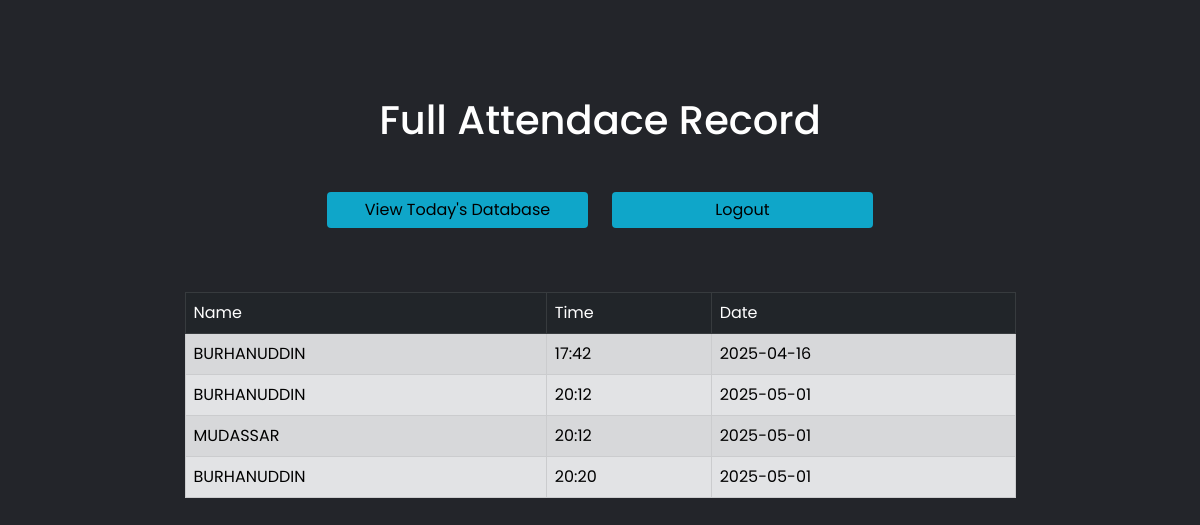
Page /whole on the earlier database version.
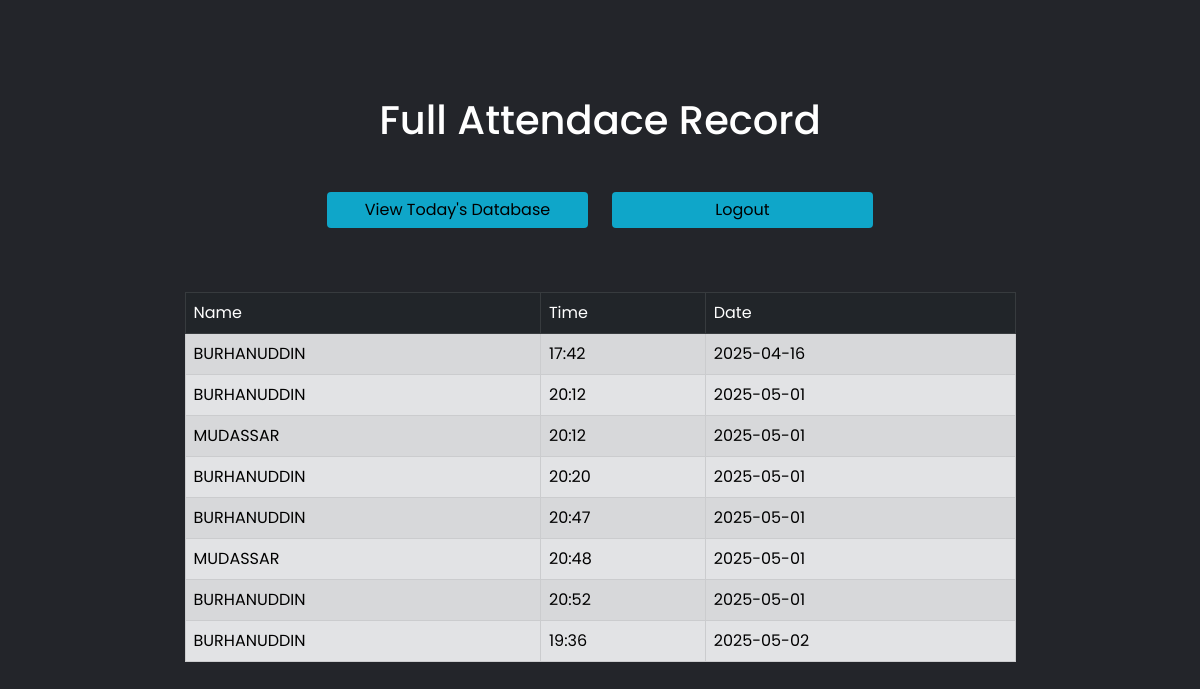
Same page on the later database version.
### tables this page shows
CREATE TABLE Attendance (NAME TEXT, Time TEXT, Date TEXT);

### app.py (the view)
@app.route('/whole',methods=["GET","POST"])
def whole():
    today=date.today()
    conn = sqlite3.connect('information.db')
    conn.row_factory = sqlite3.Row
    cur = conn.cursor()
    cursor = cur.execute("SELECT DISTINCT NAME,Time, Date from Attendance")
    rows=cur.fetchall()
    return render_template('AttendanceList.html',rows=rows)

### templates/AttendanceList.html (shortened to what this page needs)
<!doctype html>
<html lang="en">
<head>
  <link href="https://cdn.jsdelivr.net/npm/bootstrap@5.0.2/dist/css/bootstrap.min.css" rel="stylesheet"
>
  <link rel="stylesheet" href="{{ url_for('static', filename='css/style.css') }}">
</head>
<body>
    <div class="container">
        <h1 class="text-center pt-5 mt-5 mb-5 text-white">Full Attendace Record</h1>
        <div class="row mb-5 justify-content-center">
            <div class="col-md-3">
                <form class="mb-3 w-100" action="/data" method="post">
                    <button class="btn btn-primary blue-btn w-100">View Today's Database</button>
                </form>
            </div>
            <div class="col-md-3">
                <form class="mb-3 w-100" action="/" method="GET">
                    <button class="btn btn-primary blue-btn w-100">Logout</button>
                </form>
            </div>
        </div>
        <div class="row justify-content-center">
            <div class="col-md-9">
                <table class="table table-secondary table-striped table-bordered table-hover mb-5" >
                    <thead class="table-dark">
                        <td>Name</td>
                        <td>Time</td>
                        <td>Date</td>
                    </thead>
                    <tbody>
                        {% for row in rows %}
                            <tr>
                                <td>{{row["NAME"]}}</td>
                                <td>{{row["Time"]}}</td>
                                <td>{{row["Date"]}}</td>
                            </tr>
                        {% endfor %}
                    </tbody>
                </table>
            </div>
        </div>
    </div>
</body>
</html>

### static/css/style.css (style rules this page uses)
* { margin: 0; padding: 0; box-sizing: border-box; font-family: "Poppins", sans-serif; }
body { background: #23252a; }
.blue-btn { background-color: #0fa6c9 !important; color: black !important; border: white !important; }

Differences in the rows shown:
added Attendance: NAME "BURHANUDDIN", Time "20:47", Date "2025-05-01"
added Attendance: NAME "MUDASSAR", Time "20:48", Date "2025-05-01"
added Attendance: NAME "BURHANUDDIN", Time "20:52", Date "2025-05-01"
added Attendance: NAME "BURHANUDDIN", Time "19:36", Date "2025-05-02"
